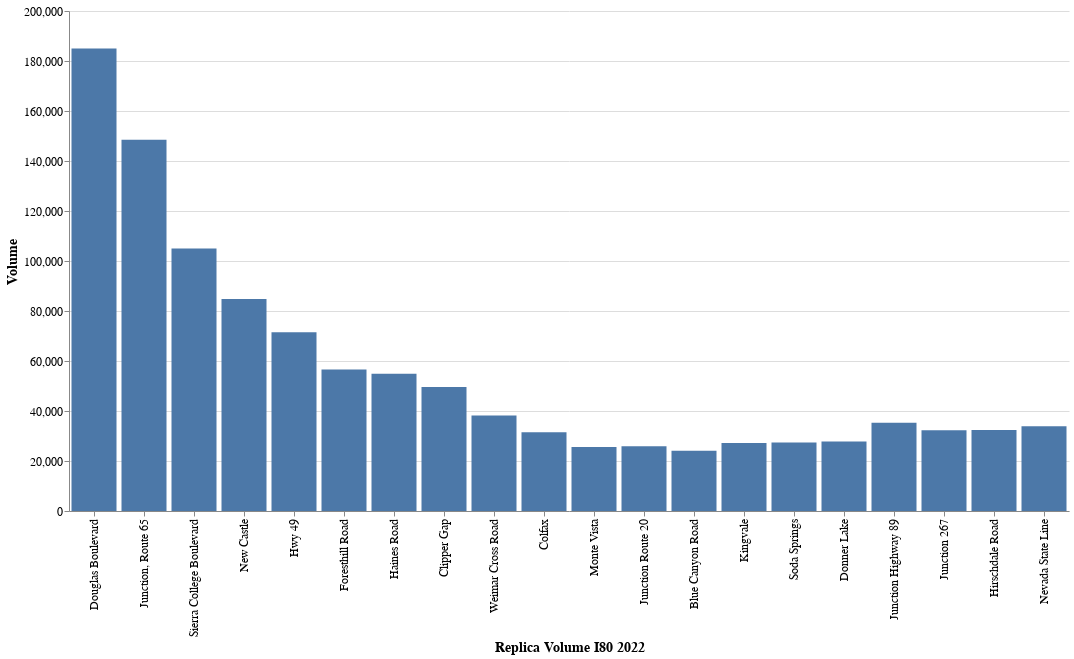

The notebook cell this image was saved under:
### Code cell
df01_rep_chart

### Figure 1 — Vega-Lite specification as saved in the notebook (floating-point values rounded to 4 significant figures)
{"config": {"view": {"continuousWidth": 300, "continuousHeight": 300, "strokeOpacity": 0}, "axis": {"labelFontSize": 12, "titleFontSize": 14}}, "data": {"name": "data-329bbfdf80d730da9f2daded14b7440f"}, "mark": {"type": "bar"}, "encoding": {"tooltip": [{"field": "location", "title": "Replica Volume I80 2022", "type": "nominal"}, {"field": "volume", "title": "Volume", "type": "quantitative"}], "x": {"field": "location", "sort": {"field": "location_order", "order": "ascending"}, "title": "Replica Volume I80 2022", "type": "nominal"}, "y": {"field": "volume", "title": "Volume", "type": "quantitative"}}, "height": 500, "width": 1000, "$schema": "https://vega.github.io/schema/vega-lite/v5.14.1.json", "datasets": {"data-329bbfdf80d730da9f2daded14b7440f": [{"location": "Blue Canyon Road", "location_order": 12, "osmid": 30365950, "networklinkid": 13608193047039053587, "startlat": 39.28, "startlon": -120.7, "total_trip_count": 11937, "record_count": 1, "average_trip_count": 11940.0, "volume": 24080.0}, {"location": "Clipper Gap", "location_order": 7, "osmid": 28869361, "networklinkid": 5504117348304693689, "startlat": 38.97, "startlon": -121.0, "total_trip_count": 22990, "record_count": 1, "average_trip_count": 22990.0, "volume": 49590.0}, {"location": "Colfax", "location_order": 9, "osmid": 4598068, "networklinkid": 5883099883246745450, "startlat": 39.09, "startlon": -120.9, "total_trip_count": 17867, "record_count": 1, "average_trip_count": 17870.0, "volume": 31490.0}, {"location": "Donner Lake", "location_order": 15, "osmid": 30411369, "networklinkid": 16926764014851405856, "startlat": 39.33, "startlon": -120.3, "total_trip_count": 13268, "record_count": 1, "average_trip_count": 13270.0, "volume": 27830.0}, {"location": "Douglas Boulevard", "location_order": 0, "osmid": 123741375, "networklinkid": 9802375355628235486, "startlat": 38.75, "startlon": -121.3, "total_trip_count": 91008, "record_count": 1, "average_trip_count": 91010.0, "volume": 185000.0}, {"location": "Foresthill Road", "location_order": 5, "osmid": 972220492, "networklinkid": 4375580955572506113, "startlat": 38.93, "startlon": -121.1, "total_trip_count": 26239, "record_count": 1, "average_trip_count": 26240.0, "volume": 56600.0}, {"location": "Haines Road", "location_order": 6, "osmid": 28869361, "networklinkid": 17075635813352358085, "startlat": 38.95, "startlon": -121.0, "total_trip_count": 28843, "record_count": 1, "average_trip_count": 28840.0, "volume": 54880.0}, {"location": "Hirschdale Road", "location_order": 18, "osmid": 30433027, "networklinkid": 13670397138126918019, "startlat": 39.38, "startlon": -120.1, "total_trip_count": 17262, "record_count": 1, "average_trip_count": 17260.0, "volume": 32420.0}, {"location": "Hwy 49", "location_order": 4, "osmid": 119524661, "networklinkid": 14803610523032640730, "startlat": 38.9, "startlon": -121.1, "total_trip_count": 42346, "record_count": 1, "average_trip_count": 42350.0, "volume": 71550.0}, {"location": "Junction 267", "location_order": 17, "osmid": 175161348, "networklinkid": 10152161345659531981, "startlat": 39.33, "startlon": -120.2, "total_trip_count": 15785, "record_count": 1, "average_trip_count": 15780.0, "volume": 32290.0}, {"location": "Junction Highway 89", "location_order": 16, "osmid": 29305166, "networklinkid": 3677820178405293835, "startlat": 39.32, "startlon": -120.2, "total_trip_count": 15710, "record_count": 1, "average_trip_count": 15710.0, "volume": 35300.0}, {"location": "Junction Route 20", "location_order": 11, "osmid": 30409918, "networklinkid": 5462939803201534567, "startlat": 39.33, "startlon": -120.6, "total_trip_count": 14068, "record_count": 1, "average_trip_count": 14070.0, "volume": 25860.0}, {"location": "Junction, Route 65", "location_order": 1, "osmid": 119400788, "networklinkid": 2998486274327168794, "startlat": 38.77, "startlon": -121.2, "total_trip_count": 63814, "record_count": 1, "average_trip_count": 63810.0, "volume": 148500.0}, {"location": "Kingvale", "location_order": 13, "osmid": 30450623, "networklinkid": 9959731254226177403, "startlat": 39.32, "startlon": -120.4, "total_trip_count": 13998, "record_count": 1, "average_trip_count": 14000.0, "volume": 27200.0}, {"location": "Monte Vista", "location_order": 10, "osmid": 30362645, "networklinkid": 9927974786327901519, "startlat": 39.19, "startlon": -120.8, "total_trip_count": 12887, "record_count": 1, "average_trip_count": 12890.0, "volume": 25570.0}, {"location": "Nevada State Line", "location_order": 19, "osmid": 30444262, "networklinkid": 17007372610764872315, "startlat": 39.47, "startlon": -120.0, "total_trip_count": 16545, "record_count": 1, "average_trip_count": 16540.0, "volume": 33920.0}, {"location": "New Castle", "location_order": 3, "osmid": 160249245, "networklinkid": 2153809304064543638, "startlat": 38.88, "startlon": -121.1, "total_trip_count": 43485, "record_count": 1, "average_trip_count": 43480.0, "volume": 84780.0}, {"location": "Sierra College Boulevard", "location_order": 2, "osmid": 972564814, "networklinkid": 12997097876657250024, "startlat": 38.8, "startlon": -121.2, "total_trip_count": 51569, "record_count": 1, "average_trip_count": 51570.0, "volume": 105000.0}, {"location": "Soda Springs", "location_order": 14, "osmid": 30411372, "networklinkid": 10470325572430616840, "startlat": 39.32, "startlon": -120.4, "total_trip_count": 13110, "record_count": 1, "average_trip_count": 13110.0, "volume": 27400.0}, {"location": "Weimar Cross Road", "location_order": 8, "osmid": 32601609, "networklinkid": 11135734386205311321, "startlat": 39.04, "startlon": -121.0, "total_trip_count": 19129, "record_count": 1, "average_trip_count": 19130.0, "volume": 38180.0}]}}
